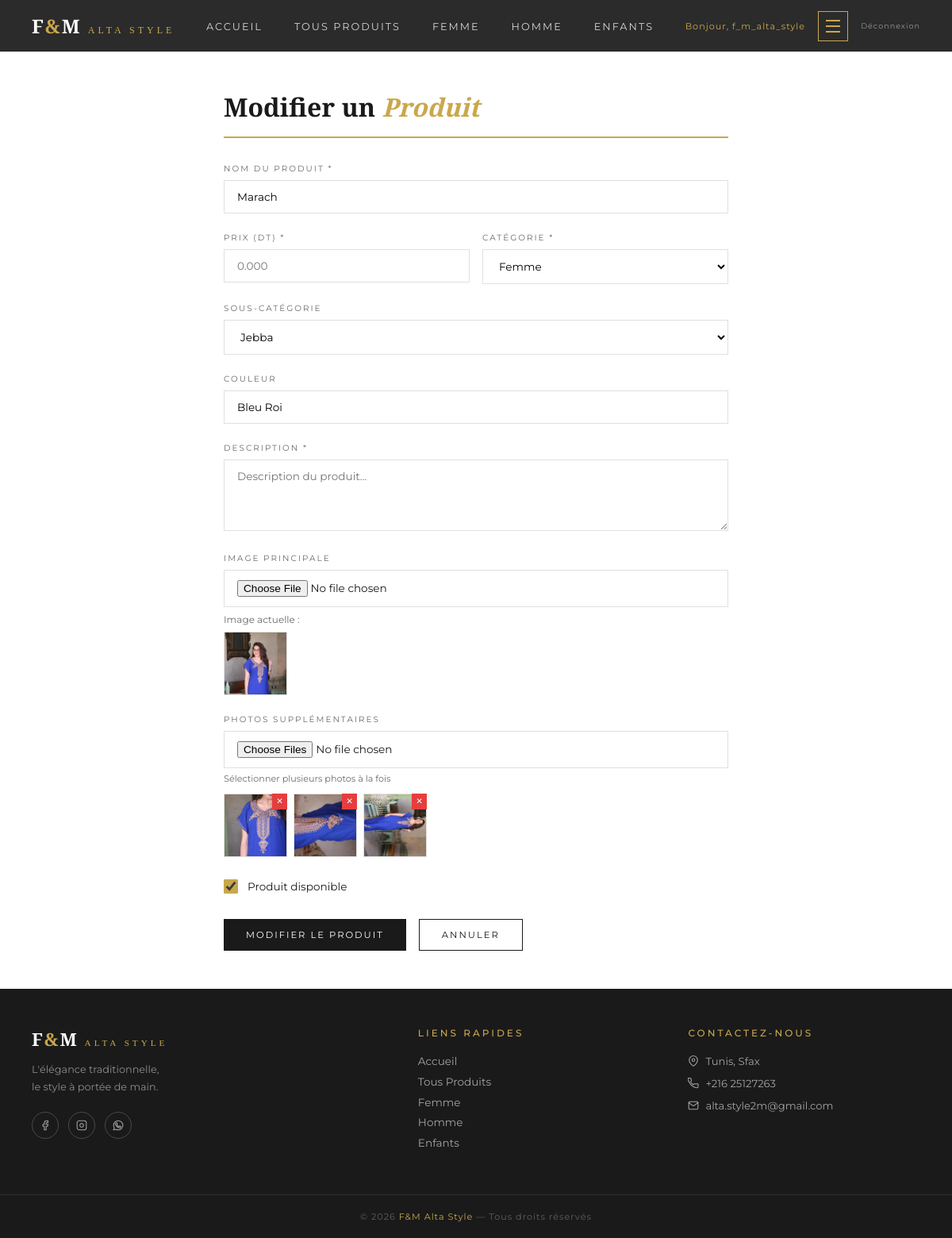
The app's page /mon-admin/produit/modifier/6/ (signed in) with its own data.
### boutique/models.py (models this page shows, shortened)
class Produit(models.Model):
    CATEGORIES = [
        ('femme', 'Femme'),
        ('homme', 'Homme'),
        ('enfants', 'Enfants'),
    ]
    SOUS_CATEGORIES = [
        ('jebba_f', 'Jebba Femme'),
        ('dengri_f', 'Dengri Femme'),
        ('kachabiya_f', 'Kachabiya Femme'),
        ('cape', 'Cape'),
        ('kamis_f', 'Kamis Femme'),
        ('herga_h', 'Herga Homme'),
        ('dengri_h', 'Dengri Homme'),
        ('burnous', 'Burnous'),
        ('jebba_e', 'Jebba Enfant'),
        ('dengri_e', 'Dengri Enfant'),
        ('kachabiya_e', 'Kachabiya Enfant'),
        ('herga_e', 'Herga Enfant'),
        ('autre', 'Autre'),
    ]
    nom = models.CharField(max_length=200)
    description = models.TextField()
    prix = models.DecimalField(max_digits=10, decimal_places=3)
    categorie = models.CharField(max_length=50, choices=CATEGORIES)
    sous_categorie = models.CharField(max_length=50, choices=SOUS_CATEGORIES, blank=True, default='')
    couleur = models.CharField(max_length=100, blank=True, default='')
    image = models.ImageField(upload_to='produits/', blank=True, null=True)
    disponible = models.BooleanField(default=True)
    date_ajout = models.DateTimeField(auto_now_add=True)

class ProduitImage(models.Model):
    produit = models.ForeignKey(Produit, on_delete=models.CASCADE, related_name='images')
    image = models.ImageField(upload_to='produits/')

### boutique/views.py (the view, shortened to what this page needs)
# urls.py: path('mon-admin/produit/modifier/<int:pk>/', views.admin_produit_modifier, name='admin_produit_modifier'),
@login_required(login_url='/mon-admin/login/')
def admin_produit_modifier(request, pk):
    produit = get_object_or_404(Produit, pk=pk)
    return render(request, 'boutique/admin_produit_form.html', {
        'action': 'Modifier',
        'produit': produit
    })

### boutique/templates/boutique/admin_produit_form.html (shortened to what this page needs)
{% extends 'boutique/base.html' %}
{% block content %}
<div class="form-wrapper">
  <h2 class="form-title">{{ action }} un <span>Produit</span></h2>
  <form method="POST" enctype="multipart/form-data">
    <div class="form-group">
      <label class="form-label">Nom du Produit *</label>
      <input type="text" name="nom" class="form-input" required
        value="{% if produit %}{{ produit.nom }}{% endif %}"
        placeholder="ex: Jebba Brodée Premium">
    </div>
    <div class="form-row">
      <div class="form-group">
        <label class="form-label">Prix (DT) *</label>
        <input type="number" name="prix" step="0.001" class="form-input" required
          value="{% if produit %}{{ produit.prix }}{% endif %}"
          placeholder="0.000">
      </div>
      <div class="form-group">
        <label class="form-label">Catégorie *</label>
        <select name="categorie" id="categorie" class="form-input" onchange="updateSousCategories()">
          <option value="femme" {% if produit and produit.categorie == 'femme' %}selected{% endif %}>Femme</option>
        </select>
      </div>
    </div>
    <div class="form-group">
      <label class="form-label">Sous-catégorie</label>
      <select name="sous_categorie" id="sous_categorie" class="form-input"></select>
    </div>
    <div class="form-group">
      <label class="form-label">Couleur</label>
      <input type="text" name="couleur" class="form-input"
        value="{% if produit %}{{ produit.couleur }}{% endif %}"
        placeholder="ex: Vert, Rouge, Bleu...">
    </div>
    <div class="form-group">
      <label class="form-label">Description *</label>
      <textarea name="description" class="form-input" rows="4"
        placeholder="Description du produit...">{% if produit %}{{ produit.description }}{% endif %}</textarea>
    </div>
    <div class="form-group">
      <label class="form-label">Image Principale</label>
      <input type="file" name="image" class="form-input" accept="image/*">
      {% if produit and produit.image %}
      <div class="current-image">
        Image actuelle :
        <img src="{{ produit.image.url }}" alt="{{ produit.nom }}">
      </div>
      {% endif %}
    </div>
    <div class="form-group">
      <label class="form-label">Photos supplémentaires</label>
      <input type="file" name="images" class="form-input" accept="image/*" multiple>
      <p class="form-hint">Sélectionner plusieurs photos à la fois</p>
      {% if produit %}
      <div class="images-grid">
        {% for img in produit.images.all %}
        <div class="img-item">
          <img src="{{ img.image.url }}" alt="">
          <a href="/mon-admin/images/supprimer/{{ img.pk }}/" class="img-delete">✕</a>
        </div>
        {% endfor %}
      </div>
      {% endif %}
    </div>
    <div class="form-group">
      <div class="checkbox-group">
        <input type="checkbox" name="disponible" id="disponible"
          {% if not produit or produit.disponible %}checked{% endif %}>
        <label for="disponible">Produit disponible</label>
      </div>
    </div>
    <div class="form-actions">
      <button type="submit" class="btn-primary">{{ action }} le Produit</button>
      <a href="/mon-admin/" class="btn-outline">Annuler</a>
    </div>
  </form>
</div>
{% endblock %}

### boutique/templates/boutique/base.html (shortened to what this page needs)
<!DOCTYPE html>
<html lang="fr">
<head>
</head>
<body>
<nav>
  <a class="logo" href="/">F<span>&</span>M <span style="font-size:0.75rem;font-weight:300;letter-spacing:4px">ALTA STYLE</span></a>
  <ul class="nav-links">
    <li><a href="/">Accueil</a></li>
    <li><a href="/catalogue/">Tous Produits</a></li>
    <li><a href="/catalogue/?cat=femme">Femme</a></li>
    <li><a href="/catalogue/?cat=homme">Homme</a></li>
    <li><a href="/catalogue/?cat=enfants">Enfants</a></li>
  </ul>
  <div class="nav-right">
    {% if user.is_authenticated %}
      <span class="user-name">Bonjour, {{ user.first_name|default:user.username }}</span>
      {% if user.is_staff %}
      <div class="admin-menu-wrapper">
        <button class="admin-menu-btn" onclick="toggleAdminMenu()" id="adminMenuBtn">
          <span></span>
          <span></span>
          <span></span>
        </button>
      </div>
      {% endif %}
      <a href="/deconnexion/" class="btn-logout">Déconnexion</a>
    {% else %}
      <a href="/connexion/" class="btn-connexion">Connexion</a>
      <a href="/inscription/" class="btn-inscrire">S'inscrire</a>
    {% endif %}
  </div>
</nav>
<div class="main-block">
{% block content %}{% endblock %}
</div>
<footer>
  <div class="footer-grid">
    <div class="footer-col">
      <p class="footer-logo">F<span>&</span>M <span class="footer-logo-sub">ALTA STYLE</span></p>
      <p class="footer-slogan">L'élégance traditionnelle,<br>le style à portée de main.</p>
      <div class="footer-socials">
        <a href="https://www.facebook.com/share/18cae474Y3/?mibextid=wwXIfr" target="_blank" class="social-link">
          <svg viewBox="0 0 24 24" fill="none" stroke="currentColor" stroke-width="1.8"><path d="M18 2h-3a5 5 0 00-5 5v3H7v4h3v8h4v-8h3l1-4h-4V7a1 1 0 011-1h3z"/></svg>
        </a>
        <a href="https://www.instagram.com/f_m_altastyles?igsh=MWt0Y2wwYTh1bTdl&utm_source=qr" target="_blank" class="social-link">
          <svg viewBox="0 0 24 24" fill="none" stroke="currentColor" stroke-width="1.8"><rect x="2" y="2" width="20" height="20" rx="5" ry="5"/><path d="M16 11.37A4 4 0 1112.63 8 4 4 0 0116 11.37z"/><line x1="17.5" y1="6.5" x2="17.51" y2="6.5"/></svg>
        </a>
        <a href="https://wa.me/21625127263" target="_blank" class="social-link">
        </a>
      </div>
    </div>
    <div class="footer-col">
      <p class="footer-col-title">Liens rapides</p>
      <a href="/" class="footer-link">Accueil</a>
      <a href="/catalogue/" class="footer-link">Tous Produits</a>
      <a href="/catalogue/?cat=femme" class="footer-link">Femme</a>
      <a href="/catalogue/?cat=homme" class="footer-link">Homme</a>
      <a href="/catalogue/?cat=enfants" class="footer-link">Enfants</a>
    </div>
    <div class="footer-col">
      <p class="footer-col-title">Contactez-nous</p>
      <p class="footer-contact-item">
        <svg viewBox="0 0 24 24" fill="none" stroke="currentColor" stroke-width="1.8" width="14" height="14"><path d="M21 10c0 7-9 13-9 13s-9-6-9-13a9 9 0 0118 0z"/><circle cx="12" cy="10" r="3"/></svg>
        Tunis, Sfax
      </p>
      <p class="footer-contact-item">
        +216 25127263
      </p>
      <a href="mailto:alta.style2m@gmail.com" class="footer-contact-item" style="text-decoration:none;color:rgba(255,255,255,0.6)">
        <svg viewBox="0 0 24 24" fill="none" stroke="currentColor" stroke-width="1.8" width="14" height="14"><path d="M4 4h16c1.1 0 2 .9 2 2v12c0 1.1-.9 2-2 2H4c-1.1 0-2-.9-2-2V6c0-1.1.9-2 2-2z"/><polyline points="22,6 12,13 2,6"/></svg>
        alta.style2m@gmail.com
      </a>
    </div>
  </div>
  <div class="footer-bottom">
    <p>© 2026 <span>F&M Alta Style</span> — Tous droits réservés</p>
  </div>
</footer>
</body>
</html>

### boutique/templates/boutique/base.html (style rules this page uses)
* { margin:0;padding:0;box-sizing:border-box }
:root { --gold:#C9A84C; --white:#FFFFFF; --cream:#FAF8F3; --black:#1A1A1A; --dark:#2b2b2b; --gray:#6B6B6B; --border:#e0e0e0; }
body { font-family:'Montserrat',sans-serif;background:var(--white);color:var(--black);display:flex;flex-direction:column;min-height:100vh }
nav { background:var(--dark);padding:0 2.5rem;display:flex;align-items:center;justify-content:space-between;height:65px;position:sticky;top:0;z-index:100 }
.logo { font-family:'Cormorant Garamond',serif;font-size:1.5rem;font-weight:700;letter-spacing:2px;text-decoration:none;color:var(--white) }
.logo span { color:var(--gold) }
.nav-links { display:flex;gap:2.5rem;list-style:none }
.nav-links a { text-decoration:none;font-size:0.8rem;letter-spacing:2px;text-transform:uppercase;color:rgba(255,255,255,0.8);font-weight:400;transition:color 0.3s }
.nav-right { display:flex;align-items:center;gap:1rem }
.user-name { color:var(--gold);font-size:0.7rem;letter-spacing:1px }
.btn-logout { background:none;border:none;color:rgba(255,255,255,0.5);font-family:'Montserrat',sans-serif;font-size:0.6rem;letter-spacing:1px;text-decoration:none;transition:color 0.3s }
.btn-primary { background:var(--black);color:var(--white);border:none;padding:12px 28px;font-family:'Montserrat',sans-serif;font-size:0.72rem;letter-spacing:2px;text-transform:uppercase;cursor:pointer;text-decoration:none;display:inline-block;transition:background 0.3s }
.btn-outline { background:none;color:var(--black);border:1.5px solid var(--black);padding:12px 28px;font-family:'Montserrat',sans-serif;font-size:0.72rem;letter-spacing:2px;text-transform:uppercase;cursor:pointer;text-decoration:none;display:inline-block;transition:all 0.3s }
.admin-menu-btn { background:none;border:1px solid var(--gold);color:var(--gold);width:38px;height:38px;cursor:pointer;display:flex;flex-direction:column;align-items:center;justify-content:center;gap:5px;padding:8px;transition:all 0.3s }
.admin-menu-btn span { display:block;width:18px;height:2px;background:var(--gold);transition:background 0.3s }
.admin-menu-wrapper { position:relative }
.main-block { flex:1 }
footer { background:#1a1a1a;color:rgba(255,255,255,0.7);margin-top:0;display:block;width:100% }
.footer-grid { display:grid;grid-template-columns:1.5fr 1fr 1fr;gap:3rem;padding:3rem 2.5rem;max-width:1200px;margin:0 auto }
.footer-logo { font-family:'Cormorant Garamond',serif;font-size:1.4rem;font-weight:700;color:var(--white);margin-bottom:0.75rem;letter-spacing:2px }
.footer-logo span { color:var(--gold) }
.footer-logo-sub { font-size:0.7rem;font-weight:300;letter-spacing:4px }
.footer-slogan { font-size:0.8rem;line-height:1.7;color:rgba(255,255,255,0.5);margin-bottom:1.25rem }
.footer-socials { display:flex;gap:0.75rem }
.social-link { width:34px;height:34px;border:1px solid rgba(255,255,255,0.2);border-radius:50%;display:flex;align-items:center;justify-content:center;color:rgba(255,255,255,0.6);text-decoration:none;transition:all 0.3s }
.social-link svg { width:14px;height:14px }
.footer-col-title { font-size:0.75rem;letter-spacing:3px;text-transform:uppercase;color:var(--gold);margin-bottom:1.25rem;font-weight:500 }
.footer-link { display:block;text-decoration:none;color:rgba(255,255,255,0.6);font-size:0.85rem;margin-bottom:0.6rem;transition:color 0.3s }
.footer-contact-item { display:flex;align-items:center;gap:8px;font-size:0.82rem;color:rgba(255,255,255,0.6);margin-bottom:0.75rem }
.footer-bottom { border-top:1px solid rgba(255,255,255,0.1);text-align:center;padding:1.25rem;font-size:0.7rem;letter-spacing:1px;color:rgba(255,255,255,0.3) }
.footer-bottom span { color:var(--gold) }

### records on screen
Produit: nom "Marach", categorie "Femme", couleur "Bleu Roi", image (picture), disponible "☑"
ProduitImage: image (picture)
ProduitImage: image (picture)
ProduitImage: image (picture)

### other values on screen
{{ user.first_name|default:user.username }} "f_m_alta_style"
{{ action }} "Modifier"
{{ action }} "MODIFIER"
